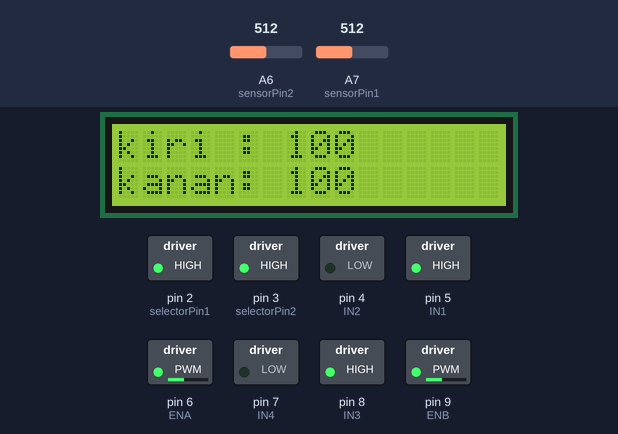
This sketch was run on a simulated Arduino Nano, built with avr-gcc and run on an emulated ATmega328P. On the bench: 16×2 character LCD, switched loads named in the sketch (green lamp = pin HIGH). The test bench sets the inputs (shaded band); at power-on: A6 (sensorPin2) = 512, A7 (sensorPin1) = 512. What the sketch prints to the serial monitor is not drawn.

Above: at 1.2 s.
1.3 s: A6 (sensorPin2) set to 105
At 1.9 s:
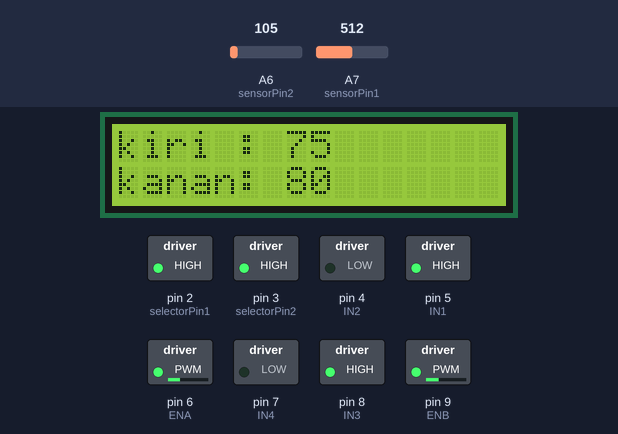
2.9 s: A6 (sensorPin2) set to 90
5.9 s: A7 (sensorPin1) set to 214
8.9 s: A7 (sensorPin1) set to 190
At 10.2 s:
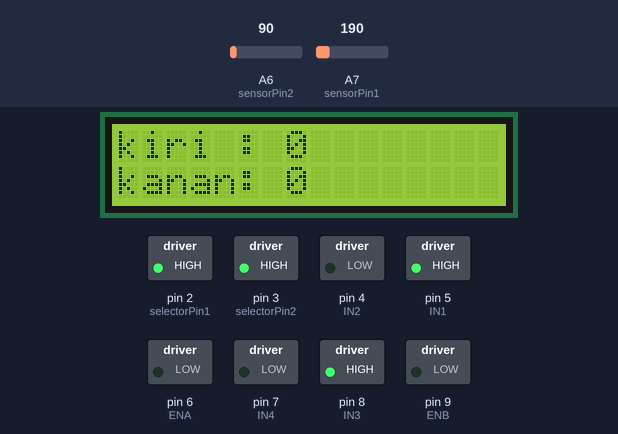
10.5 s: A6 (sensorPin2) set to 188
13.5 s: A6 (sensorPin2) set to 209
At 15.1 s:
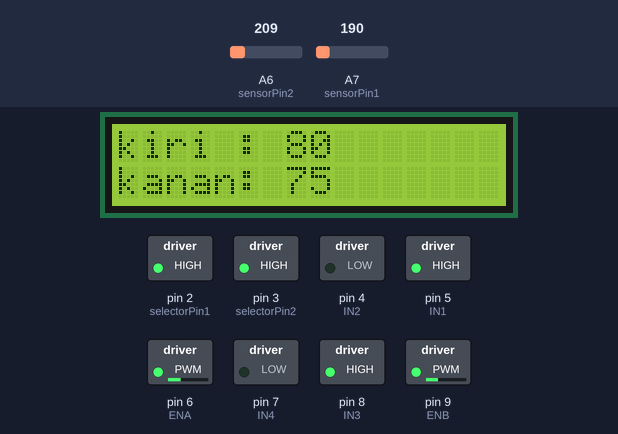
Timing chart, 0 to 16.1 s (numbered marks = the images above; inputs shaded):
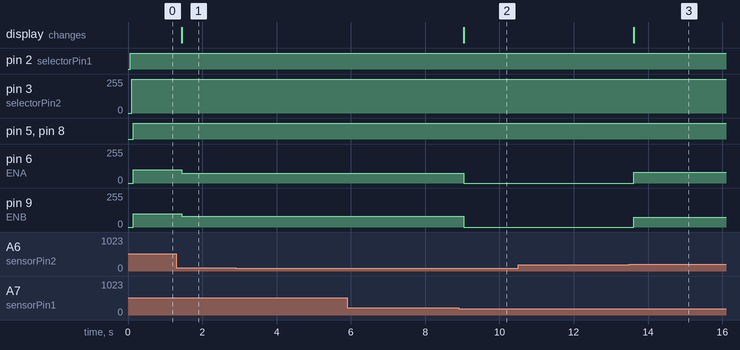

The sketch:

latihan_jalur.ino
```cpp
#include <Wire.h>
#include <LiquidCrystal_I2C.h>

// Define LCD address and size
LiquidCrystal_I2C lcd(0x27, 16, 2); // Sesuaikan alamat I2C jika berbeda

// Define pin connections for sensors
const int sensorPin1 = A7;
const int sensorPin2 = A6;
const int selectorPin1 = 2;
const int selectorPin2 = 3;

// Define pin connections for motor driver
int ENA = 6;   // Pin PWM untuk Motor A (kiri)
int ENB = 9;   // Pin PWM untuk Motor B (kanan)
int IN1 = 5;   // Motor kiri maju
int IN2 = 4;   // Motor kiri mundur
int IN3 = 8;   // Motor kanan maju
int IN4 = 7;   // Motor kanan mundur

// Function to read sensors
int readSensor(int selectorValue1, int selectorValue2, int sensorPin) {
  // Set selector pins
  digitalWrite(selectorPin1, selectorValue1);
  digitalWrite(selectorPin2, selectorValue2);
  // Read the sensor value
  return analogRead(sensorPin);
}

void setup() {
  // Initialize serial communication
  Serial.begin(9600);

  // Initialize LCD
  lcd.init();
  lcd.backlight();

  // Set selector pins as outputs
  pinMode(selectorPin1, OUTPUT);
  pinMode(selectorPin2, OUTPUT);

  // Set motor pins as outputs
  pinMode(ENA, OUTPUT);
  pinMode(ENB, OUTPUT);
  pinMode(IN1, OUTPUT);
  pinMode(IN2, OUTPUT);
  pinMode(IN3, OUTPUT);
  pinMode(IN4, OUTPUT);

  // Initialize motors to stop
  digitalWrite(IN1, LOW);
  digitalWrite(IN2, LOW);
  digitalWrite(IN3, LOW);
  digitalWrite(IN4, LOW);
}

void loop() {
  int sensorValues[8];
  bool sensorAboveThreshold = false;

  // Loop through each sensor
  for (int i = 0; i < 8; i++) {
    int selectorValue1 = (i & 0b10) >> 1; // Extract the second bit
    int selectorValue2 = i & 0b01;        // Extract the first bit

    // Read sensor values
    if (i < 4) {
      sensorValues[i] = readSensor(selectorValue1, selectorValue2, sensorPin1);
    } else {
      sensorValues[i] = readSensor(selectorValue1, selectorValue2, sensorPin2);
    }

    // Check if any sensor value is above 200
    if (sensorValues[i] > 200) {
      sensorAboveThreshold = true;
    }
  }

  // Print sensor values on Serial Monitor for debugging
  for (int i = 0; i < 8; i++) {
    Serial.print("Sensor ");
    Serial.print(i);
    Serial.print(": ");
    Serial.print(sensorValues[i]);
    Serial.print("\t"); // Tab space for better readability
  }
  Serial.println(); // Move to the next line

  // Initialize motor speed variables
  int speedKiri = 0;
  int speedKanan = 0;

  // Display results on LCD and set motor speeds based on sensor values
  if (sensorValues[0] > 200 && sensorValues[5] > 200) {
    lcd.setCursor(0, 0);
    lcd.print("kiri : 100 ");
    lcd.setCursor(0, 1);
    lcd.print("kanan: 100 ");
    speedKiri = 100;
    speedKanan = 100;
  } else if (sensorValues[1] > 200 && sensorValues[0] > 200) {
    lcd.setCursor(0, 0);
    lcd.print("kiri : 75 ");
    lcd.setCursor(0, 1);
    lcd.print("kanan: 80 ");
    speedKiri = 75;
    speedKanan = 80;
  } else if (sensorValues[1] > 200 ) {
    lcd.setCursor(0, 0);
    lcd.print("kiri : 50 ");
    lcd.setCursor(0, 1);
    lcd.print("kanan: 90 ");
    speedKiri = 50;
    speedKanan = 90;
  } else if (sensorValues[3] > 200 ) {
    lcd.setCursor(0, 0);
    lcd.print("kiri : 50 ");
    lcd.setCursor(0, 1);
    lcd.print("kanan: 95 ");
    speedKiri = 50;
    speedKanan = 95;
  } else if (sensorValues[3] > 200 && sensorValues[1] > 200 ) {
    lcd.setCursor(0, 0);
    lcd.print("kiri : 50 ");
    lcd.setCursor(0, 1);
    lcd.print("kanan: 100 ");
    speedKiri = 50;
    speedKanan = 100;
  } else if (sensorValues[6] > 200 && sensorValues[5] > 200) {
    lcd.setCursor(0, 0);
    lcd.print("kiri : 80 ");
    lcd.setCursor(0, 1);
    lcd.print("kanan: 75 ");
    speedKiri = 80;
    speedKanan = 75;
  } else if (sensorValues[0] > 200 ) {
    lcd.setCursor(0, 0);
    lcd.print("kiri : 100 ");
    lcd.setCursor(0, 1);
    lcd.print("kanan: 100 ");
    speedKiri = 100;
    speedKanan = 100;
  } else if (sensorValues[5] > 200 ) {
    lcd.setCursor(0, 0);
    lcd.print("kiri : 100 ");
    lcd.setCursor(0, 1);
    lcd.print("kanan: 100 ");
    speedKiri = 100;
    speedKanan = 100;
  } else if (sensorValues[6] > 200 ) {
    lcd.setCursor(0, 0);
    lcd.print("kiri : 90 ");
    lcd.setCursor(0, 1);
    lcd.print("kanan: 50 ");
    speedKiri = 90;
    speedKanan = 50;
  } else if (sensorValues[2] > 200 ) {
    lcd.setCursor(0, 0);
    lcd.print("kiri : 0 ");
    lcd.setCursor(0, 1);
    lcd.print("kanan: 100 ");
    speedKiri = 0;
    speedKanan = 150;
  } else if (sensorValues[4] > 200 ) {
    lcd.setCursor(0, 0);
    lcd.print("kiri : 95 ");
    lcd.setCursor(0, 1);
    lcd.print("kanan: 50 ");
    speedKiri = 95;
    speedKanan = 50;
  } else if (sensorValues[6] > 200 && sensorValues[4] > 200 ) {
    lcd.setCursor(0, 0);
    lcd.print("kiri : 100 ");
    lcd.setCursor(0, 1);
    lcd.print("kanan: 50 ");
    speedKiri = 100;
    speedKanan = 50;
  } else if (sensorValues[7] > 200 && sensorValues[4] > 200 ) {
    lcd.setCursor(0, 0);
    lcd.print("kiri : 130 ");
    lcd.setCursor(0, 1);
    lcd.print("kanan: 50 ");
    speedKiri = 130;
    speedKanan = 50;
  } else if (sensorValues[7] > 200 ) {
    lcd.setCursor(0, 0);
    lcd.print("kiri : 150 ");
    lcd.setCursor(0, 1);
    lcd.print("kanan: 0 ");
    speedKiri = 150;
    speedKanan = 0;
  } else if (!sensorAboveThreshold) {
    lcd.setCursor(0, 0);
    lcd.print("kiri : 0  ");
    lcd.setCursor(0, 1);
    lcd.print("kanan: 0  ");
    speedKiri = 0;
    speedKanan = 0;
  } else {
    lcd.clear(); // Clear LCD if no conditions are met
  }

  // Set motor speeds
  analogWrite(ENA, speedKiri);
  analogWrite(ENB, speedKanan);

  // Set motor directions (both forward)
  digitalWrite(IN1, HIGH);
  digitalWrite(IN2, LOW);
  digitalWrite(IN3, HIGH);
  digitalWrite(IN4, LOW);

  // Add a small delay
  delay(10);
}
```

Measured:
- the behaviour switches between 201 and 200 on A7 (sensorPin1) (found by bisection; images 1 and 2)
- the behaviour switches between 200 and 201 on A6 (sensorPin2) (found by bisection; images 2 and 3)
- after the input at 1.3 s, pin 6 (ENA): 100/255 → 75/255 after 0.14 s; pin 9 (ENB): 100/255 → 80/255 after 0.14 s; the display: changes after 0.14 s (image 1)
- after the input at 8.9 s, pin 6 (ENA): 75/255 → 0/255 after 0.15 s; pin 9 (ENB): 80/255 → 0/255 after 0.15 s; the display: changes after 0.15 s (image 2)
- after the input at 13.5 s, pin 6 (ENA): 0/255 → 80/255 after 0.11 s; pin 9 (ENB): 0/255 → 75/255 after 0.11 s; the display: changes after 0.11 s (image 3)
